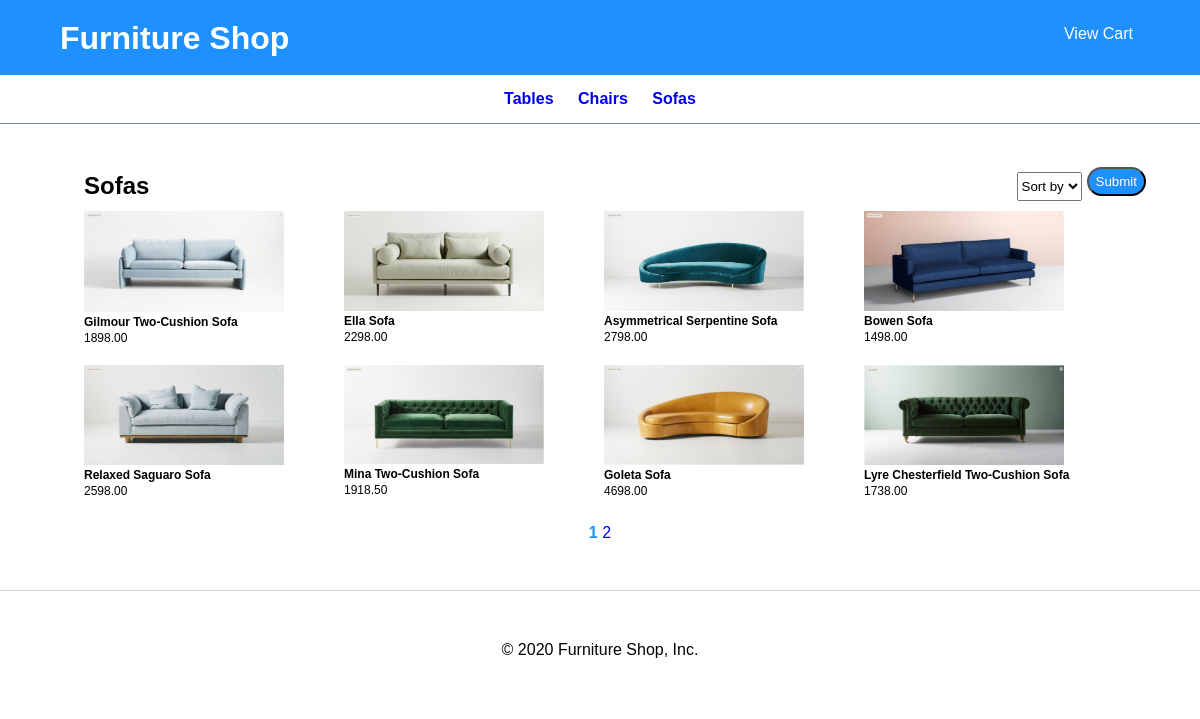
/?category_id=3, run on the app's committed database.
### tables this page shows
CREATE TABLE categories (
  categoryID       INT(11)        NOT NULL   AUTO_INCREMENT,
  categoryName     VARCHAR(255)   NOT NULL,
  PRIMARY KEY (categoryID)
);

CREATE TABLE products (
  productID        INT(11)        NOT NULL   AUTO_INCREMENT,
  categoryID       INT(11)        NOT NULL,
  productCode      VARCHAR(10)    NOT NULL   UNIQUE,
  productName      VARCHAR(255)   NOT NULL,
  listPrice        DECIMAL(10,2)  NOT NULL,
  PRIMARY KEY (productID)
);

### model/category_db.php (called while the page is built, shortened)
<?php
function get_categories() {
    global $db;
    $query = 'SELECT * FROM categories
              ORDER BY categoryID';
    $statement = $db->prepare($query);
    $statement->execute();
    $categories = $statement->fetchAll();
    return $categories;
}
function get_category_name($category_id) {
    global $db;
    $query = 'SELECT * FROM categories
              WHERE categoryID = :category_id';
    $statement = $db->prepare($query);
    $statement->bindValue(':category_id', $category_id);
    $statement->execute();
    $category = $statement->fetch();
    $category_name = $category['categoryName'];
    return $category_name;
}
?>

### model/product_db.php (called while the page is built, shortened)
<?php
function get_products_by_category($category_id) {
    global $db;
    $query = 'SELECT * FROM products
              WHERE products.categoryID = :category_id
              ORDER BY productID';
    $statement = $db->prepare($query);
    $statement->bindValue(":category_id", $category_id);
    $statement->execute();
    $products = $statement->fetchAll();
    return $products;
}
?>

### view/product_list.php (the view, shortened to what this page needs)
<?php
    global $db;
    $page = 1;
    $items_per_page = 8;
    $offset = ($page - 1) * $items_per_page;
    $sort_by = filter_input(INPUT_POST, 'sort_by');
    if ($sort_by == 'name') {
        $query = "SELECT * FROM products
            WHERE products.categoryID = :category_id
            ORDER BY productName ASC
            LIMIT " . $offset . "," . $items_per_page;
    } else if($sort_by == "price") {
        $query = "SELECT * FROM products
            WHERE products.categoryID = :category_id
            ORDER BY listPrice ASC
            LIMIT " . $offset . "," . $items_per_page;
    } else {
        $query = "SELECT * FROM products
            WHERE products.categoryID = :category_id
            ORDER BY productID
            LIMIT " . $offset . "," . $items_per_page;
    }
    $statement = $db->prepare($query);
    $statement->bindValue(":category_id", $category_id);
    $statement->execute();
    $prod_list = $statement->fetchAll();
?>
<?php include 'header.php'; ?>
<main>
    <section class="product-list-section">
        <h1><?php echo $category_name; ?></h1>
        <div class="sort-form">
            <form method="post">
                <select name="sort_by" id="sort">
                    <option value="" disabled selected hidden>Sort by</option>
                </select>
                <input class="btn sort-btn" type="submit" name="button" value="Submit"/>
            </form>
        </div>
        <ul class="product-list">
            <?php foreach ($prod_list as $product) : ?>
            <li>
                <a href="?action=view_product&amp;product_id=<?php echo $product['productID']; ?>">
                    <img src="images/<?php echo $product['productCode'] ?>.png" alt="<?php echo $product['productCode'] ?>.png" id="prodlist-img">
                </a>
                <strong>
                <a href="?action=view_product&amp;product_id=<?php echo $product['productID']; ?>">
                    <?php echo $product['productName']; ?>
                </a>
                </strong>
                <p>
                    <?php echo $product['listPrice']; ?>
                </p>
            </li>
            <?php endforeach; ?>
        </ul>
    </section>
    <div class="pagination">
        <?php
            $page_count = ceil(count($products) / $items_per_page);
            for ($i = 1; $i <= $page_count; $i++) {
                if ($i === $page) {
                    echo "<strong class='page-active'>".$i."</strong>" . " ";
                } else {
                    echo "<a href='index.php?category_id=".$category_id."&page=".$i."'>".$i."</a> ";
                }
            }
        ?>
    </div>
</main>
<?php include 'footer.php'; ?>

### view/header.php (shortened to what this page needs)
<!DOCTYPE html>
<html>
<head>
    <link href="/ecommerce/main.css" rel="stylesheet" type="text/css">
</head>
<body>
<header class="header-container">
    <h1 class="shop-title">Furniture Shop</h1>
    <div class="cart-btn">
            <a href="./cart">View Cart</a>
    </div>
</header>
<aside class="nav-bar">
    <nav>
        <ul class="cat-list">
            <?php foreach($categories as $category) : ?>
            <li>
                <a href="?category_id=<?php echo $category['categoryID']; ?>">
                    <?php echo $category['categoryName']; ?>
                </a>
            </li>
            <?php endforeach; ?>
        </ul>
    </nav>
</aside>

### main.css (style rules this page uses)
*, *::after, *::before { margin: 0; padding: 0; box-sizing: inherit; }
body { font-family: Arial, Helvetica, sans-serif; font-size: 1rem; }
a { text-decoration: none; }
li { list-style: none; }
.btn { background-color: dodgerblue; color: white; padding: 5px 7px; border-radius: 25px; }
header.header-container { width: 100%; height: 75px; background-color: dodgerblue; color: white; }
h1.shop-title { display: inline-block; float: left; position: relative; top: 50%; left: 5%; transform: translateY(-50%); }
.cat-list li { display: inline-block; padding: 5px 10px; font-weight: bold; }
aside.nav-bar { padding: 10px 0 10px 0; border-bottom: 1px solid lightslategrey; }
ul.cat-list { text-align: center; }
main { width: 91%; margin: 0 auto; margin-top: 3rem; margin-bottom: 3rem; }
.cart-btn { float: right; position: relative; top: 25px; right: 5%; }
.cart-btn a { color: white; padding: 5px 7px; border-radius: 25px; }
#prodlist-img { width: 200px; }
.product-list-section h1 { padding-left: 30px; display: inline-block; }
.product-list li { padding: 10px 30px 10px 30px; }
.product-list a { display: block; font-size: 12px; color: black; }
.product-list p { font-size: 12px; margin-top: 2px; }
.product-list { display: flex; flex-wrap: wrap; clear: both; }
.sort-form { float: right; }
.sort-form form { display: inline-flex; }
.sort-form input { margin-left: 5px; }
input.btn.sort-btn { position: relative; bottom: 5px; }
.pagination { margin-top: 1rem; text-align: center; }
.page-active { color: dodgerblue; }

### data on the page
categories: categoryName "Tables"
categories: categoryName "Chairs"
categories: categoryName "Sofas"
products: productCode (picture), productName "Gilmour Two-Cushion Sofa", listPrice "1898.00"
products: productCode (picture), productName "Ella Sofa", listPrice "2298.00"
products: productCode (picture), productName "Asymmetrical Serpentine Sofa", listPrice "2798.00"
products: productCode (picture), productName "Bowen Sofa", listPrice "1498.00"
products: productCode (picture), productName "Relaxed Saguaro Sofa", listPrice "2598.00"
products: productCode (picture), productName "Mina Two-Cushion Sofa", listPrice "1918.50"
products: productCode (picture), productName "Goleta Sofa", listPrice "4698.00"
products: productCode (picture), productName "Lyre Chesterfield Two-Cushion Sofa", listPrice "1738.00"
